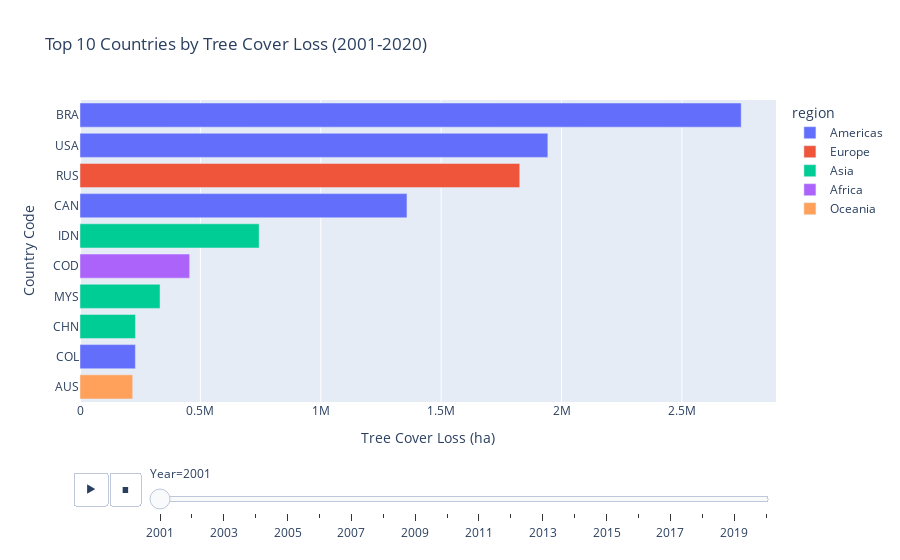

The code cell stored with this chart in its notebook:
### Code cell
top_10_countries_per_year = (
    merged_df.groupby("Year", group_keys=False)
    .apply(lambda x: x.nlargest(10, "TreeCoverLoss_ha"))
    .reset_index()
)

fig = px.bar(
    top_10_countries_per_year,
    x="TreeCoverLoss_ha",           
    y="CountryCode",           
    color="region",             
    animation_frame="Year",       
    title="Top 10 Countries by Tree Cover Loss (2001-2020)",
    labels={"TreeCoverLoss_ha": "Tree Cover Loss (ha)", "CountryCode": "Country Code"},
    orientation="h",           
)

fig.update_layout(
    xaxis_title="Tree Cover Loss (ha)", 
    yaxis_title="Country Code", 
    yaxis=dict(categoryorder="total ascending"),  
    showlegend=True           
)

fig.show()

### Figure 1 — Plotly figure (JSON) as saved in the notebook; plotly's stock layout.template omitted (floating-point values rounded to 4 significant figures)
{"data": [{"alignmentgroup": "True", "hovertemplate": "region=Americas<br>Year=2001<br>Tree Cover Loss (ha)=%{x}<br>Country Code=%{y}<extra></extra>", "legendgroup": "Americas", "marker": {"color": "#636efa", "pattern": {"shape": ""}}, "name": "Americas", "offsetgroup": "Americas", "orientation": "h", "showlegend": true, "textposition": "auto", "type": "bar", "x": [2746000.0, 1943000.0, 1358000.0, 230100.0], "xaxis": "x", "y": ["BRA", "USA", "CAN", "COL"], "yaxis": "y"}, {"alignmentgroup": "True", "hovertemplate": "region=Europe<br>Year=2001<br>Tree Cover Loss (ha)=%{x}<br>Country Code=%{y}<extra></extra>", "legendgroup": "Europe", "marker": {"color": "#EF553B", "pattern": {"shape": ""}}, "name": "Europe", "offsetgroup": "Europe", "orientation": "h", "showlegend": true, "textposition": "auto", "type": "bar", "x": [1827000.0], "xaxis": "x", "y": ["RUS"], "yaxis": "y"}, {"alignmentgroup": "True", "hovertemplate": "region=Asia<br>Year=2001<br>Tree Cover Loss (ha)=%{x}<br>Country Code=%{y}<extra></extra>", "legendgroup": "Asia", "marker": {"color": "#00cc96", "pattern": {"shape": ""}}, "name": "Asia", "offsetgroup": "Asia", "orientation": "h", "showlegend": true, "textposition": "auto", "type": "bar", "x": [744100.0, 332500.0, 230300.0], "xaxis": "x", "y": ["IDN", "MYS", "CHN"], "yaxis": "y"}, {"alignmentgroup": "True", "hovertemplate": "region=Africa<br>Year=2001<br>Tree Cover Loss (ha)=%{x}<br>Country Code=%{y}<extra></extra>", "legendgroup": "Africa", "marker": {"color": "#ab63fa", "pattern": {"shape": ""}}, "name": "Africa", "offsetgroup": "Africa", "orientation": "h", "showlegend": true, "textposition": "auto", "type": "bar", "x": [455500.0], "xaxis": "x", "y": ["COD"], "yaxis": "y"}, {"alignmentgroup": "True", "hovertemplate": "region=Oceania<br>Year=2001<br>Tree Cover Loss (ha)=%{x}<br>Country Code=%{y}<extra></extra>", "legendgroup": "Oceania", "marker": {"color": "#FFA15A", "pattern": {"shape": ""}}, "name": "Oceania", "offsetgroup": "Oceania", "orientation": "h", "showlegend": true, "textposition": "auto", "type": "bar", "x": [218800.0], "xaxis": "x", "y": ["AUS"], "yaxis": "y"}], "layout": {"barmode": "relative", "legend": {"title": {"text": "region"}, "tracegroupgap": 0}, "showlegend": true, "sliders": [{"active": 0, "currentvalue": {"prefix": "Year="}, "len": 0.9, "pad": {"b": 10, "t": 60}, "steps": [{"args": [["2001"], {"frame": {"duration": 0, "redraw": true}, "fromcurrent": true, "mode": "immediate", "transition": {"duration": 0, "easing": "linear"}}], "label": "2001", "method": "animate"}, {"args": [["2002"], {"frame": {"duration": 0, "redraw": true}, "fromcurrent": true, "mode": "immediate", "transition": {"duration": 0, "easing": "linear"}}], "label": "2002", "method": "animate"}, {"args": [["2003"], {"frame": {"duration": 0, "redraw": true}, "fromcurrent": true, "mode": "immediate", "transition": {"duration": 0, "easing": "linear"}}], "label": "2003", "method": "animate"}, {"args": [["2004"], {"frame": {"duration": 0, "redraw": true}, "fromcurrent": true, "mode": "immediate", "transition": {"duration": 0, "easing": "linear"}}], "label": "2004", "method": "animate"}, {"args": [["2005"], {"frame": {"duration": 0, "redraw": true}, "fromcurrent": true, "mode": "immediate", "transition": {"duration": 0, "easing": "linear"}}], "label": "2005", "method": "animate"}, {"args": [["2006"], {"frame": {"duration": 0, "redraw": true}, "fromcurrent": true, "mode": "immediate", "transition": {"duration": 0, "easing": "linear"}}], "label": "2006", "method": "animate"}, {"args": [["2007"], {"frame": {"duration": 0, "redraw": true}, "fromcurrent": true, "mode": "immediate", "transition": {"duration": 0, "easing": "linear"}}], "label": "2007", "method": "animate"}, {"args": [["2008"], {"frame": {"duration": 0, "redraw": true}, "fromcurrent": true, "mode": "immediate", "transition": {"duration": 0, "easing": "linear"}}], "label": "2008", "method": "animate"}, {"args": [["2009"], {"frame": {"duration": 0, "redraw": true}, "fromcurrent": true, "mode": "immediate", "transition": {"duration": 0, "easing": "linear"}}], "label": "2009", "method": "animate"}, {"args": [["2010"], {"frame": {"duration": 0, "redraw": true}, "fromcurrent": true, "mode": "immediate", "transition": {"duration": 0, "easing": "linear"}}], "label": "2010", "method": "animate"}, {"args": [["2011"], {"frame": {"duration": 0, "redraw": true}, "fromcurrent": true, "mode": "immediate", "transition": {"duration": 0, "easing": "linear"}}], "label": "2011", "method": "animate"}, {"args": [["2012"], {"frame": {"duration": 0, "redraw": true}, "fromcurrent": true, "mode": "immediate", "transition": {"duration": 0, "easing": "linear"}}], "label": "2012", "method": "animate"}, {"args": [["2013"], {"frame": {"duration": 0, "redraw": true}, "fromcurrent": true, "mode": "immediate", "transition": {"duration": 0, "easing": "linear"}}], "label": "2013", "method": "animate"}, {"args": [["2014"], {"frame": {"duration": 0, "redraw": true}, "fromcurrent": true, "mode": "immediate", "transition": {"duration": 0, "easing": "linear"}}], "label": "2014", "method": "animate"}, {"args": [["2015"], {"frame": {"duration": 0, "redraw": true}, "fromcurrent": true, "mode": "immediate", "transition": {"duration": 0, "easing": "linear"}}], "label": "2015", "method": "animate"}, {"args": [["2016"], {"frame": {"duration": 0, "redraw": true}, "fromcurrent": true, "mode": "immediate", "transition": {"duration": 0, "easing": "linear"}}], "label": "2016", "method": "animate"}, {"args": [["2017"], {"frame": {"duration": 0, "redraw": true}, "fromcurrent": true, "mode": "immediate", "transition": {"duration": 0, "easing": "linear"}}], "label": "2017", "method": "animate"}, {"args": [["2018"], {"frame": {"duration": 0, "redraw": true}, "fromcurrent": true, "mode": "immediate", "transition": {"duration": 0, "easing": "linear"}}], "label": "2018", "method": "animate"}, {"args": [["2019"], {"frame": {"duration": 0, "redraw": true}, "fromcurrent": true, "mode": "immediate", "transition": {"duration": 0, "easing": "linear"}}], "label": "2019", "method": "animate"}, {"args": [["2020"], {"frame": {"duration": 0, "redraw": true}, "fromcurrent": true, "mode": "immediate", "transition": {"duration": 0, "easing": "linear"}}], "label": "2020", "method": "animate"}], "x": 0.1, "xanchor": "left", "y": 0, "yanchor": "top"}], "title": {"text": "Top 10 Countries by Tree Cover Loss (2001-2020)"}, "updatemenus": [{"buttons": [{"args": [null, {"frame": {"duration": 500, "redraw": true}, "fromcurrent": true, "mode": "immediate", "transition": {"duration": 500, "easing": "linear"}}], "label": "&#9654;", "method": "animate"}, {"args": [[null], {"frame": {"duration": 0, "redraw": true}, "fromcurrent": true, "mode": "immediate", "transition": {"duration": 0, "easing": "linear"}}], "label": "&#9724;", "method": "animate"}], "direction": "left", "pad": {"r": 10, "t": 70}, "showactive": false, "type": "buttons", "x": 0.1, "xanchor": "right", "y": 0, "yanchor": "top"}], "xaxis": {"anchor": "y", "domain": [0, 1], "title": {"text": "Tree Cover Loss (ha)"}}, "yaxis": {"anchor": "x", "categoryorder": "total ascending", "domain": [0, 1], "title": {"text": "Country Code"}}}}
